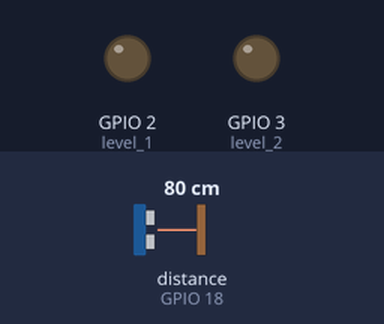
Recording of a program running on a simulated Raspberry Pi (BCM pin numbers). On the bench: output pins drawn as LEDs (lit = HIGH). Inputs (shaded band) come from the test bench; at power-on: distance to the obstacle (sensor on GPIO 18) 80 cm. The echo pulse lasts 58.3 µs per cm; the clock reads 2024-03-15 10:24:30 at power-on unless the program sets it; pins used as bus, display or sensor lines are not drawn; what the program prints to the terminal is not drawn.

Above: at 1.2 s.
1.3 s: distance to the obstacle (sensor on GPIO 18) set to 73 cm
At 2.7 s:
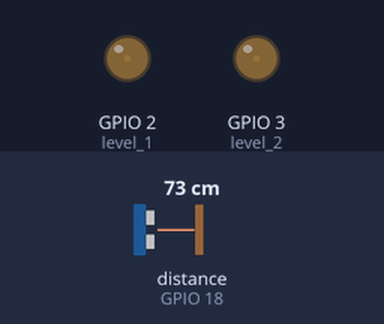
3.5 s: distance to the obstacle (sensor on GPIO 18) set to 2 cm
At 5.2 s:
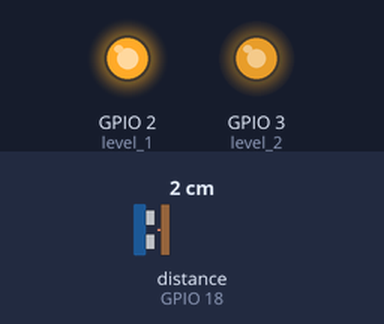
5.5 s: distance to the obstacle (sensor on GPIO 18) set to 60 cm
At 6.4 s:
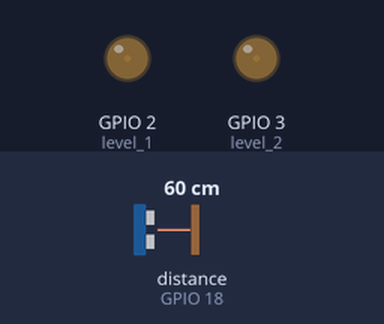
7.5 s: distance to the obstacle (sensor on GPIO 18) set to 4 cm
At 8.8 s:
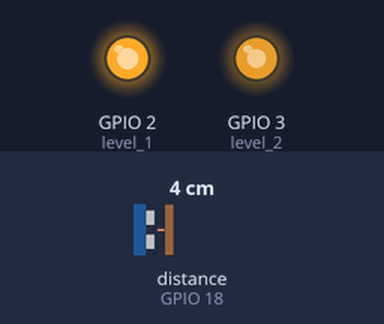
Timing chart, 0 to 10.5 s (numbered marks = the images above; inputs shaded):
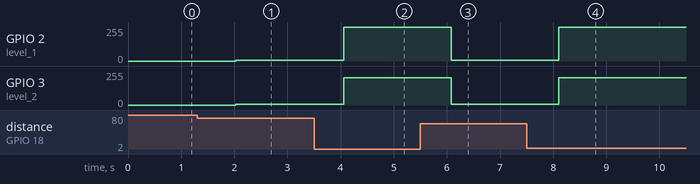

The program:

buzzer.py
```python
import RPi.GPIO as GPIO
import time
GPIO.setmode(GPIO.BCM)
GPIO.setwarnings(False)
Trig = 23
ECHO = 18
buzzer = 3
LED = 2

print(" Ultrasonic Sensor in Work")

GPIO.setup(Trig,GPIO.OUT)

GPIO.setup(ECHO,GPIO.IN)

GPIO.setup(LED,GPIO.OUT)

GPIO.setup(buzzer,GPIO.OUT)

level_1 = GPIO.PWM(2,20)

level_2 = GPIO.PWM(3,20)

try:
	while True:

    		GPIO.output(Trig, False)

   	 	time.sleep(1)

    		GPIO.output(Trig, True)

    		time.sleep(0.01)

    		GPIO.output(Trig, False)


    		while GPIO.input(ECHO )== 0:

        		initial_time = time.time()

    		while GPIO.input(ECHO) == 1:

        		final_time = time.time()

    		net_duration = final_time - initial_time

    		total_distance = net_duration*11150

    		total_distance = round(total_distance,2)

    		level_1.start(0)

    		level_2.start(0)

    		if 25 < total_distance < 50:

        		level_1.ChangeDutyCycle(2.0)

			level_2.ChangeDutyCycle(2.0)


    		if total_distance < 25:

        		level_1.ChangeDutyCycle(100.0)

        		level_2.ChangeDutyCycle(80.0)


    		if total_distance > 50:

			level_1.stop()

			level_2.stop()

except KeyboardInterrupt:
	GPIO.cleanup()
```

Measured:
- after the input at 1.3 s, GPIO 2 (level_1), GPIO 3 (level_2): 0/255 → 5/255 after 0.73 s
- after the input at 3.5 s, GPIO 2 (level_1): 5/255 → 255/255 after 0.56 s; GPIO 3 (level_2): 5/255 → 204/255 after 0.56 s
- after the input at 5.5 s, GPIO 2 (level_1): 255/255 → 5/255 after 0.58 s; GPIO 3 (level_2): 204/255 → 5/255 after 0.58 s
- after the input at 7.5 s, GPIO 2 (level_1): 5/255 → 255/255 after 0.61 s; GPIO 3 (level_2): 5/255 → 204/255 after 0.61 s
